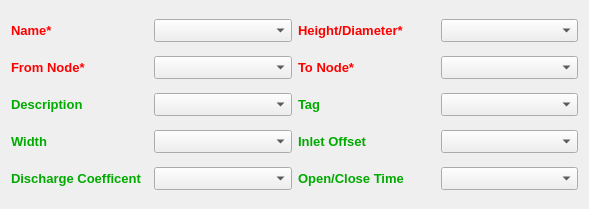
            <widget class="QWidget" name="scrollAreaWidgetContents_8">
             <property name="geometry">
              <rect>
               <x>0</x>
               <y>0</y>
               <width>589</width>
               <height>209</height>
              </rect>
             </property>
             <layout class="QGridLayout" name="gridLayout_9">
              <item row="3" column="3">
               <widget class="QComboBox" name="comboOrificeToNode">
                <property name="font">
                 <font>
                  <pointsize>10</pointsize>
                  <weight>50</weight>
                  <bold>false</bold>
                 </font>
                </property>
               </widget>
              </item>
              <item row="11" column="2">
               <widget class="QLabel" name="label_84">
                <property name="font">
                 <font>
                  <pointsize>10</pointsize>
                  <weight>75</weight>
                  <bold>true</bold>
                 </font>
                </property>
                <property name="styleSheet">
                 <string notr="true">color:rgb(0, 170, 0)</string>
                </property>
                <property name="text">
                 <string>Inlet Offset</string>
                </property>
               </widget>
              </item>
              <item row="11" column="0">
               <widget class="QLabel" name="label_92">
                <property name="font">
                 <font>
                  <pointsize>10</pointsize>
                  <weight>75</weight>
                  <bold>true</bold>
                 </font>
                </property>
                <property name="styleSheet">
                 <string notr="true">color:rgb(0, 170, 0)</string>
                </property>
                <property name="text">
                 <string>Width</string>
                </property>
               </widget>
              </item>
              <item row="11" column="1">
               <widget class="QComboBox" name="comboOrificeWidth">
                <property name="font">
                 <font>
                  <pointsize>10</pointsize>
                  <weight>50</weight>
                  <bold>false</bold>
                 </font>
                </property>
               </widget>
              </item>
              <item row="5" column="0">
               <widget class="QLabel" name="label_89">
                <property name="font">
                 <font>
                  <pointsize>10</pointsize>
                  <weight>75</weight>
                  <bold>true</bold>
                 </font>
                </property>
                <property name="styleSheet">
                 <string notr="true">color:rgb(0, 170, 0)</string>
                </property>
                <property name="text">
                 <string>Description</string>
                </property>
               </widget>
              </item>
              <item row="1" column="2">
               <widget class="QLabel" name="label_86">
                <property name="font">
                 <font>
                  <pointsize>10</pointsize>
                  <weight>75</weight>
                  <bold>true</bold>
                 </font>
                </property>
                <property name="styleSheet">
                 <string notr="true">color:red;</string>
                </property>
                <property name="text">
                 <string>Height/Diameter*</string>
                </property>
               </widget>
              </item>
              <item row="1" column="3">
               <widget class="QComboBox" name="comboOrificeDiameter">
                <property name="font">
                 <font>
                  <pointsize>10</pointsize>
                  <weight>50</weight>
                  <bold>false</bold>
                 </font>
                </property>
               </widget>
              </item>
              <item row="3" column="0">
               <widget class="QLabel" name="label_87">
                <property name="font">
                 <font>
                  <pointsize>10</pointsize>
                  <weight>75</weight>
                  <bold>true</bold>
                 </font>
                </property>
                <property name="styleSheet">
                 <string notr="true">color:red;</string>
                </property>
                <property name="text">
                 <string>From Node*</string>
                </property>
               </widget>
              </item>
              <item row="5" column="1">
               <widget class="QComboBox" name="comboOrificeDescription">
                <property name="font">
                 <font>
                  <pointsize>10</pointsize>
                  <weight>50</weight>
                  <bold>false</bold>
                 </font>
                </property>
               </widget>
              </item>
              <item row="3" column="2">
               <widget class="QLabel" name="label_90">
                <property name="font">
                 <font>
                  <pointsize>10</pointsize>
                  <weight>75</weight>
                  <bold>true</bold>
                 </font>
                </property>
                <property name="styleSheet">
                 <string notr="true">color:red</string>
                </property>
                <property name="text">
                 <string>To Node*</string>
                </property>
               </widget>
              </item>
              <item row="5" column="2">
               <widget class="QLabel" name="label_85">
                <property name="font">
                 <font>
                  <pointsize>10</pointsize>
                  <weight>75</weight>
                  <bold>true</bold>
                 </font>
                </property>
                <property name="styleSheet">
                 <string notr="true">color:rgb(0, 170, 0)</string>
                </property>
                <property name="text">
                 <string>Tag</string>
                </property>
               </widget>
              </item>
              <item row="3" column="1">
               <widget class="QComboBox" name="comboOrificeFromNode">
                <property name="font">
                 <font>
                  <pointsize>10</pointsize>
                  <weight>50</weight>
                  <bold>false</bold>
                 </font>
                </property>
               </widget>
              </item>
              <item row="5" column="3">
               <widget class="QComboBox" name="comboOrificeTag">
                <property name="font">
                 <font>
                  <pointsize>10</pointsize>
                  <weight>50</weight>
                  <bold>false</bold>
                 </font>
                </property>
               </widget>
              </item>
              <item row="11" column="3">
               <widget class="QComboBox" name="comboOrificeInletOffset">
                <property name="font">
                 <font>
                  <pointsize>10</pointsize>
                  <weight>50</weight>
                  <bold>false</bold>
                 </font>
                </property>
               </widget>
              </item>
              <item row="1" column="1">
               <widget class="QComboBox" name="comboOrificeName">
                <property name="font">
                 <font>
                  <pointsize>10</pointsize>
                  <weight>50</weight>
                  <bold>false</bold>
                 </font>
                </property>
               </widget>
              </item>
              <item row="1" column="0">
               <widget class="QLabel" name="label_91">
                <property name="font">
                 <font>
                  <pointsize>10</pointsize>
                  <weight>75</weight>
                  <bold>true</bold>
                 </font>
                </property>
                <property name="styleSheet">
                 <string notr="true">color:rgb(255, 0, 0)</string>
                </property>
                <property name="text">
                 <string>Name*</string>
                </property>
               </widget>
              </item>
              <item row="13" column="0">
               <widget class="QLabel" name="label_94">
                <property name="font">
                 <font>
                  <pointsize>10</pointsize>
                  <weight>75</weight>
                  <bold>true</bold>
                 </font>
                </property>
                <property name="styleSheet">
                 <string notr="true">color:rgb(0, 170, 0)</string>
                </property>
                <property name="text">
                 <string>Discharge Coefficent</string>
                </property>
               </widget>
              </item>
              <item row="13" column="1">
               <widget class="QComboBox" name="comboOrificeDischargeCoefficient">
                <property name="font">
                 <font>
                  <pointsize>10</pointsize>
                  <weight>50</weight>
                  <bold>false</bold>
                 </font>
                </property>
               </widget>
              </item>
              <item row="13" column="2">
               <widget class="QLabel" name="label_93">
                <property name="font">
                 <font>
                  <pointsize>10</pointsize>
                  <weight>75</weight>
                  <bold>true</bold>
                 </font>
                </property>
                <property name="styleSheet">
                 <string notr="true">color:rgb(0, 170, 0)</string>
                </property>
                <property name="text">
                 <string>Open/Close Time</string>
                </property>
               </widget>
              </item>
              <item row="13" column="3">
               <widget class="QComboBox" name="comboOrificeTime">
                <property name="font">
                 <font>
                  <pointsize>10</pointsize>
                  <weight>50</weight>
                  <bold>false</bold>
                 </font>
                </property>
               </widget>
              </item>
             </layout>
            </widget>
